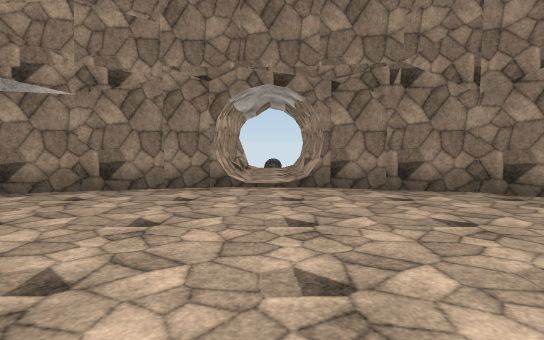
view 1 (above)

12 first-person views from a walk through a scene from a Unity 3-D project. The camera is 1.5 m above the floor, tilts 4° down and sees 75° across. The floor is counted in squares, 2 m on a side. Each view is taken from the middle of a square. On the plan, view 1 faces up. The plan holds only what a view shows up to about 11 squares ahead; the rest is blank. The place goes on beyond the plan. The player character is not drawn. Some animated figures are not drawn. Surface patterns are stand-ins for the level's own textures.

view 2
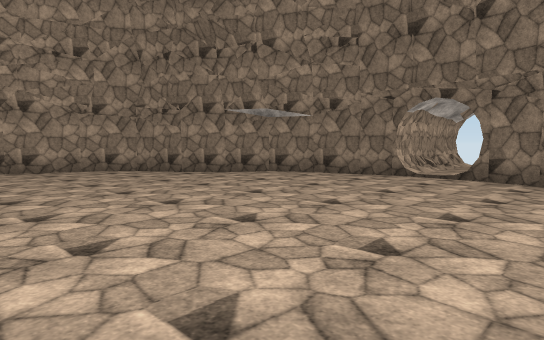

view 3
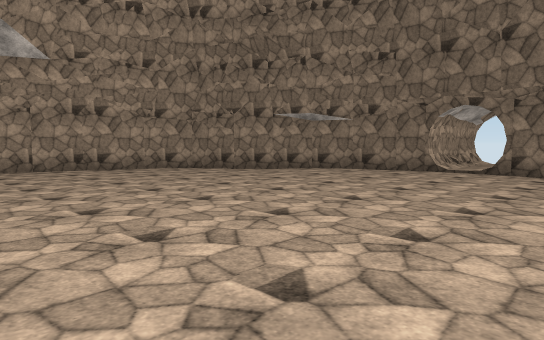

view 4
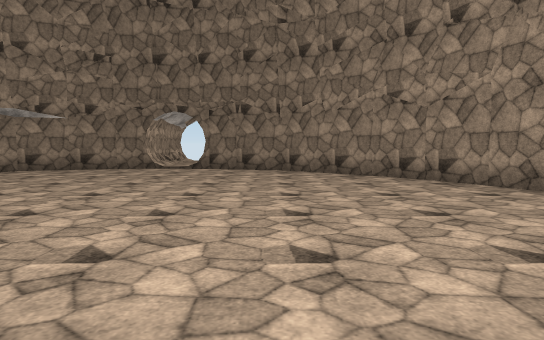

view 5
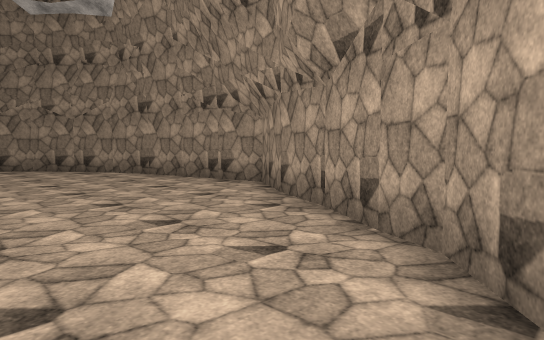

view 6
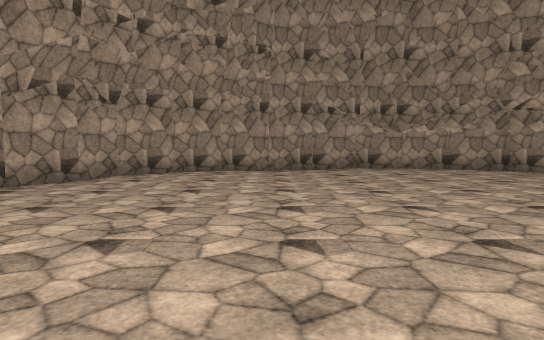

view 7
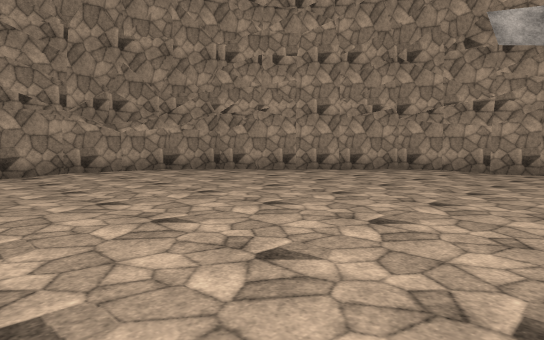

view 8
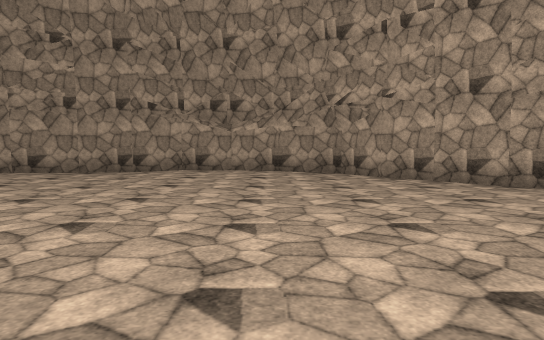

view 9
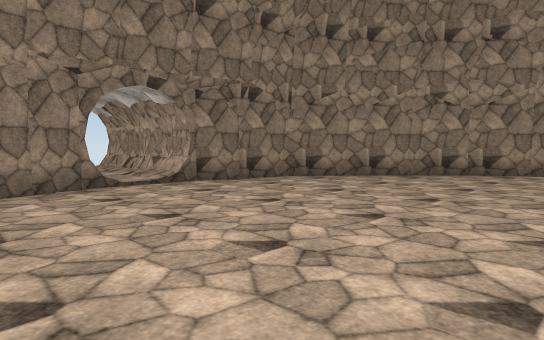

view 10
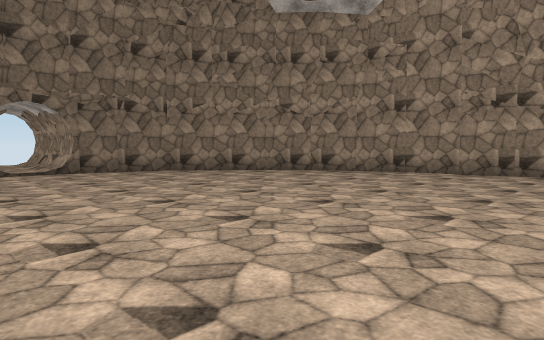

view 11
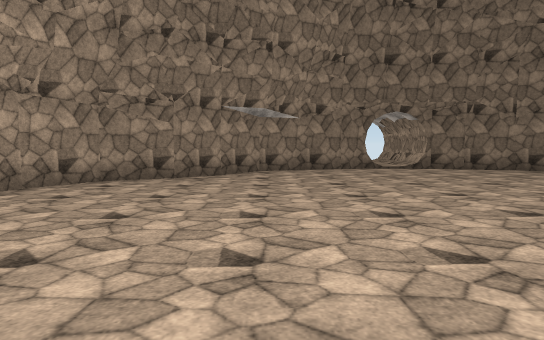

view 12
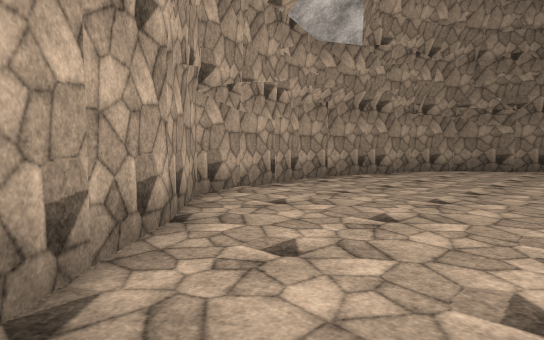

### Floor plan
Points are (right, up) in squares from view 1. A wall is a line through its corners. A room is listed if a view was taken in it or the views show most of it. See-through windows are left out.
Room 1 (views 1, 2, 3, 4, 5, 6, 7, 8, 9, 10, 11, 12)
walls: (-6.3, 3.6) (-7.8, 2.8) (-8.6, 1.4); (-4.3, 5.3) (-6.4, 3.6); (-3.1, 5.8) (-4.4, 5.2); (-1.7, 6.1) (-3.2, 5.7); (-8.5, 1.6) (-9.5, -1.7); (-9.4, -1.6) (-9.5, -2.6) (-9, -4.9); (1.9, 5.9) (0.9, 6.3) (0.6, 9.3); (1.1, 6.2) (0.6, 6.2); (-9, -4.8) (-8.6, -5.9) (-5.5, -9.1) (-4.8, -10.1) (-1.8, -10.7); (5.5, 3.6) (3.2, 5.6) (1.8, 5.9); (-1.9, -10.6) (-0.4, -10.8); (6.4, 2.6) (5.4, 3.7); (-0.7, -10.8) (0.8, -10.6); (7.5, 0.3) (7, 1.6); (6.7, -6.3) (7.4, -4.9) (8.3, -3.4) (7.6, 0.3); (7.1, 1.5) (6.3, 2.7); (2, -10.3) (4.6, -9.1); (0.7, -10.7) (2.2, -10.3); (4.5, -9) (5.5, -8.1); (5.5, -8.2) (6.8, -6.2); (-1.1, 7.7) (-0.9, 6.9) (-1, 6.6); (0.8, 7.8) (0.8, 8.3); (-1, 8) (-1, 6.4) (-1.9, 6); (-0.8, 8) (-1, 7.2); (0.9, 8.4) (0.9, 9.5); (-0.5, 8.8) (-0.9, 8.4) (-0.9, 7.9); (1, 8.7) (0.7, 10.4); (0.8, 9.2) (1, 10.6); (1, 9.3) (1.1, 10.2); (-0.9, 9.6) (-0.9, 8.9)

Positions as (right, up) in squares from view 1, and headings:
1: (0, 0), facing up
2: (3, -2), facing up-left
3: (3, -4), facing up-left
4: (3, -5), facing up
5: (3, -9), facing up-right
6: (2, 0), facing down
7: (2, -1), facing down-left
8: (-3, -1), facing down
9: (-3, 0), facing up-right
10: (-2, -4), facing up-right
11: (-4, -5), facing up
12: (-4, -9), facing up-left
